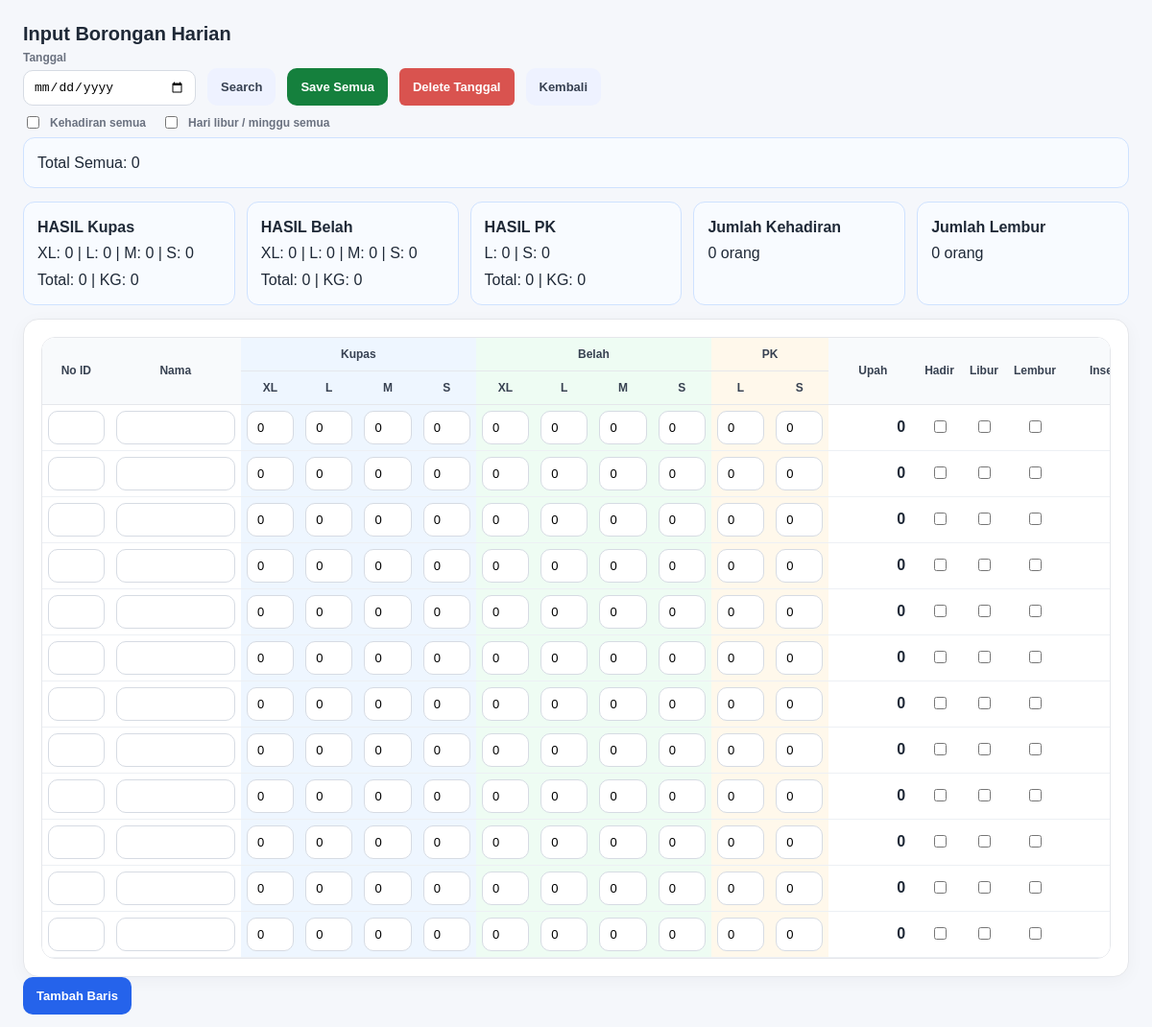
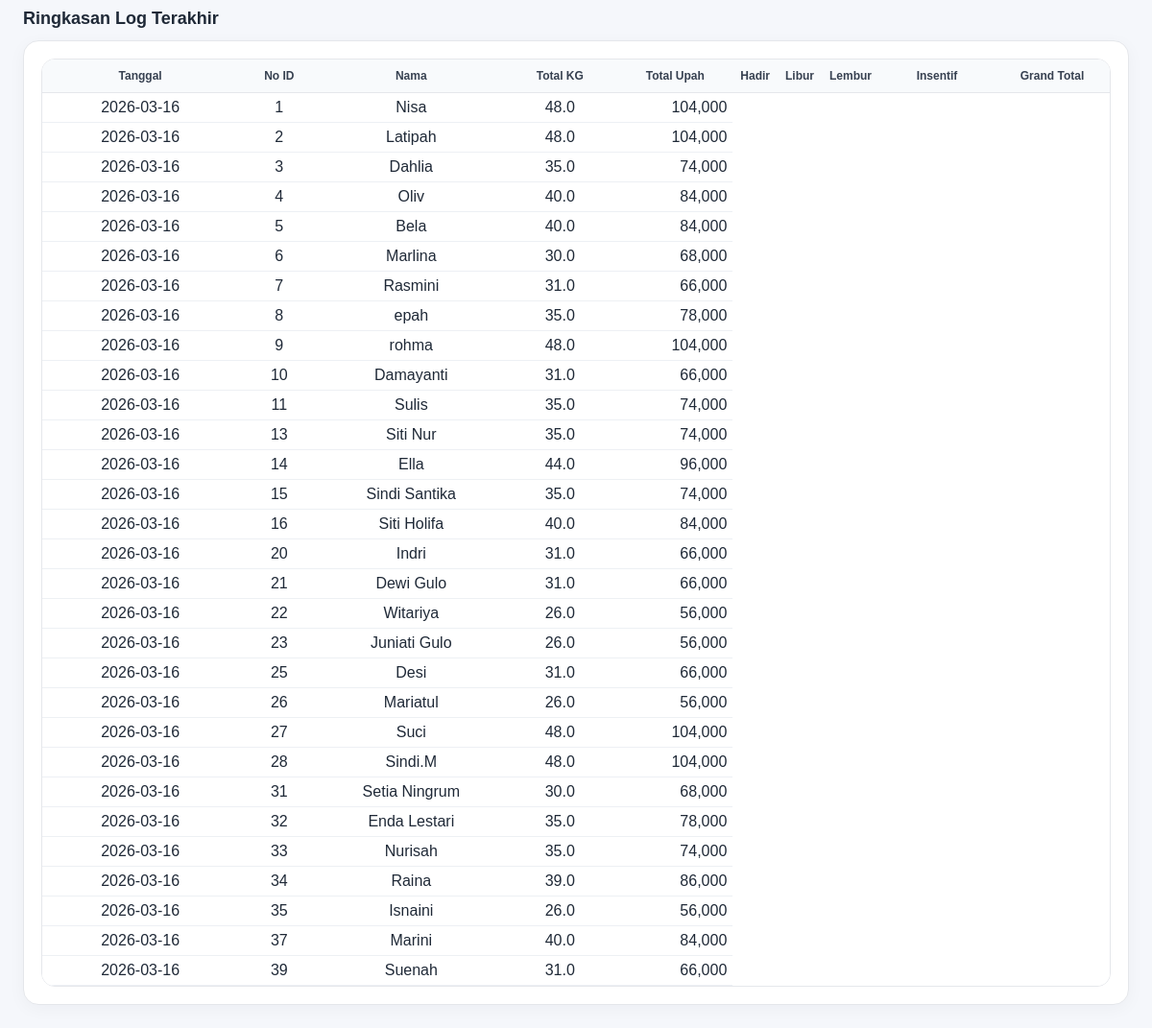
The app's page /karyawan/borongan with its own data (2 pictures, top to bottom).
### tables this page shows
CREATE TABLE borongan_logs (
                        id INTEGER PRIMARY KEY AUTOINCREMENT,
                        tanggal TEXT NOT NULL,
                        no_id TEXT NOT NULL,
                        nama TEXT NOT NULL,
                    
                        kupas_xl_koin REAL NOT NULL DEFAULT 0,
                        kupas_l_koin REAL NOT NULL DEFAULT 0,
                        kupas_m_koin REAL NOT NULL DEFAULT 0,
                        kupas_s_koin REAL NOT NULL DEFAULT 0,
                    
                        belah_xl_koin REAL NOT NULL DEFAULT 0,
                        belah_l_koin REAL NOT NULL DEFAULT 0,
                        belah_m_koin REAL NOT NULL DEFAULT 0,
                        belah_s_koin REAL NOT NULL DEFAULT 0,
                    
                        pk_l_kg REAL NOT NULL DEFAULT 0,
                        pk_s_kg REAL NOT NULL DEFAULT 0,
                    
                        kupas_xl_kg REAL NOT NULL DEFAULT 0,
                        kupas_l_kg REAL NOT NULL DEFAULT 0,
                        kupas_m_kg REAL NOT NULL DEFAULT 0,
                        kupas_s_kg REAL NOT NULL DEFAULT 0,
                    
                        belah_xl_kg REAL NOT NULL DEFAULT 0,
                        belah_l_kg REAL NOT NULL DEFAULT 0,
                        belah_m_kg REAL NOT NULL DEFAULT 0,
                        belah_s_kg REAL NOT NULL DEFAULT 0,
                    
                        pk_l_kg_final REAL NOT NULL DEFAULT 0,
                        pk_s_kg_final REAL NOT NULL DEFAULT 0,
                    
                        rate_kupas_xl REAL NOT NULL DEFAULT 0,
                        rate_kupas_l REAL NOT NULL DEFAULT 0,
                        rate_kupas_m REAL NOT NULL DEFAULT 0,
                        rate_kupas_s REAL NOT NULL DEFAULT 0,
                    
                        rate_belah_xl REAL NOT NULL DEFAULT 0,
                        rate_belah_l REAL NOT NULL DEFAULT 0,
                        rate_belah_m REAL NOT NULL DEFAULT 0,
                        rate_belah_s REAL NOT NULL DEFAULT 0,
                    
                        rate_pk_l REAL NOT NULL DEFAULT 0,
                        rate_pk_s REAL NOT NULL DEFAULT 0,
                    
                        subtotal_kupas_xl REAL NOT NULL DEFAULT 0,
                        subtotal_kupas_l REAL NOT NULL DEFAULT 0,
                        subtotal_kupas_m REAL NOT NULL DEFAULT 0,
                        subtotal_kupas_s REAL NOT NULL DEFAULT 0,
                    
                        subtotal_belah_xl REAL NOT NULL DEFAULT 0,
                        subtotal_belah_l REAL NOT NULL DEFAULT 0,
                        subtotal_belah_m REAL NOT NULL DEFAULT 0,
                        subtotal_belah_s REAL NOT NULL DEFAULT 0,
                    
                        subtotal_pk_l REAL NOT NULL DEFAULT 0,
                        subtotal_pk_s REAL NOT NULL DEFAULT 0,
                    
                        total_kg REAL NOT NULL DEFAULT 0,
                        total_upah REAL NOT NULL DEFAULT 0,
                    
                        created_at TEXT NOT NULL DEFAULT CURRENT_TIMESTAMP,
                        updated_at TEXT NOT NULL DEFAULT CURRENT_TIMESTAMP, hadir INTEGER NOT NULL DEFAULT 0, hari_libur INTEGER NOT NULL DEFAULT 0, lembur INTEGER NOT NULL DEFAULT 0, insentif_kehadiran REAL NOT NULL DEFAULT 0, insentif_libur REAL NOT NULL DEFAULT 0, insentif_lembur REAL NOT NULL DEFAULT 0, total_insentif REAL NOT NULL DEFAULT 0, grand_total REAL NOT NULL DEFAULT 0,
                    
                        UNIQUE (tanggal, no_id)
                    );

### karyawan/routes.py (the view)
@karyawan_bp.route("/borongan", methods=["GET"])
def borongan_index():
    conn = get_conn()
    setting_rows = conn.execute("""
        SELECT kode, nilai
        FROM payroll_settings
        WHERE aktif = 1
    """).fetchall()
    setting_map = {r["kode"]: float(r["nilai"] or 0) for r in setting_rows}
    rates = conn.execute("""
        SELECT
            wt.kode AS work_kode,
            s.kode AS size_kode,
            wr.harga_per_kg
        FROM work_rates wr
        JOIN work_types wt ON wt.id = wr.work_type_id
        JOIN sizes s ON s.id = wr.size_id
        WHERE wr.aktif = 1
        ORDER BY wt.kode, s.urutan
    """).fetchall()
    rate_map = {}
    for r in rates:
        key = f"{r['work_kode']}_{r['size_kode']}"
        rate_map[key] = float(r["harga_per_kg"] or 0)
    recent_summary = conn.execute("""
        SELECT
            tanggal,
            no_id,
            nama,
            total_kg,
            total_upah
        FROM borongan_logs
        ORDER BY tanggal DESC, CAST(no_id AS INTEGER), no_id
        LIMIT 30
    """).fetchall()
    conn.close()
    return render_template(
        "karyawan/borongan.html",
        rate_map_json=json.dumps(rate_map),setting_map_json=json.dumps(setting_map),
        recent_summary=recent_summary
    )

### helpers/db.py (called while the page is built)
def get_conn():
    conn = sqlite3.connect(DB_PATH, timeout=30)
    conn.row_factory = sqlite3.Row
    conn.execute("PRAGMA foreign_keys = ON;")
    conn.execute("PRAGMA journal_mode = WAL;")
    return conn

### karyawan/templates/karyawan/borongan.html (shortened to what this page needs)
<!DOCTYPE html>
<html>
<head>
</head>
<body>
<div class="page-wrap">
    <div class="page-title">Input Borongan Harian</div>
    <div class="topbar">
    <div class="field-group">
        <label for="tanggal">Tanggal</label>
        <input type="date" id="tanggal">
    </div>
        <button type="button" class="btn btn-link" id="btnSearch">Search</button>
        <button type="button" class="btn btn-save" id="btnSaveAll">Save Semua</button>
        <button type="button" class="btn btn-danger" id="btnDeleteTanggal">Delete Tanggal</button>
         <a class="btn btn-link" href="{{ url_for('karyawan.karyawan_index') }}">Kembali</a>
    </div>
<div class="field-group" style="display:flex; gap:16px; align-items:center; margin-top:8px;">
    <label style="display:flex; align-items:center; gap:8px;">
        <input type="checkbox" id="checkHadirSemua">
        Kehadiran semua
    </label>
    <label style="display:flex; align-items:center; gap:8px;">
        <input type="checkbox" id="checkLiburSemua">
        Hari libur / minggu semua
    </label>
</div>
        <div class="hasil-item">
            Total Semua: <span id="grandTotal">0</span>
        </div>
    </div>
<div class="hasil-summary-grid">
<div class="hasil-item">
    <strong>HASIL Kupas</strong><br>
    XL: <span id="sumKupasXL">0</span> |
    L: <span id="sumKupasL">0</span> |
    M: <span id="sumKupasM">0</span> |
    S: <span id="sumKupasS">0</span><br>
    Total: <span id="sumKupasTotal">0</span> |
    KG: <span id="sumKupasKG">0</span>
</div>
    <div class="hasil-item">
    <strong>HASIL Belah</strong><br>
    XL: <span id="sumBelahXL">0</span> |
    L: <span id="sumBelahL">0</span> |
    M: <span id="sumBelahM">0</span> |
    S: <span id="sumBelahS">0</span><br>
    Total: <span id="sumBelahTotal">0</span> |
    KG: <span id="sumBelahKG">0</span>
</div>
    <div class="hasil-item">
        <strong>HASIL PK</strong><br>
        L: <span id="sumPKL">0</span> |
        S: <span id="sumPKS">0</span>
        <br>
        Total: <span id="sumPKTotal">0</span>
        | KG: <span id="sumPKKG">0</span>
    </div>
    <div class="hasil-item">
        <strong>Jumlah Kehadiran</strong><br>
        <span id="sumHadirOrang">0</span> orang
    </div>
    <div class="hasil-item">
        <strong>Jumlah Lembur</strong><br>
        <span id="sumLemburOrang">0</span> orang
    </div>
</div>
<div class="card grid-card">
    <div class="table-wrap">
        <table id="gridTable">
            <thead>
                <tr>
                    <th rowspan="2" class="col-noid">No ID</th>
                    <th rowspan="2" class="col-nama">Nama</th>
                    <th colspan="4" class="kupas">Kupas</th>
                    <th colspan="4" class="belah">Belah</th>
                    <th colspan="2" class="pk">PK</th>
                    <th rowspan="2" class="col-total">Upah</th>
                    <th rowspan="2" class="col-box">Hadir</th>
                    <th rowspan="2" class="col-box">Libur</th>
                    <th rowspan="2" class="col-box">Lembur</th>
                    <th rowspan="2" class="col-total">Insentif</th>
                </tr>
                <tr>
                    <th class="col-small kupas">XL</th>
                    <th class="col-small kupas">L</th>
                    <th class="col-small kupas">M</th>
                    <th class="col-small kupas">S</th>
                    <th class="col-small belah">XL</th>
                    <th class="col-small belah">L</th>
                    <th class="col-small belah">M</th>
                    <th class="col-small belah">S</th>
                    <th class="col-small pk">L</th>
                    <th class="col-small pk">S</th>
                </tr>
            </thead>
            <tbody id="gridBody"></tbody>
        </table>
    </div>
</div>
        <button type="button" class="btn btn-add" id="btnAddRow">Tambah Baris</button>
            <div class="section-title">Ringkasan Log Terakhir</div>
<div class="card">
    <div class="mini-table-wrap">
        <table>
            <thead>
                <tr>
                    <th class="col-date">Tanggal</th>
                    <th class="col-noid">No ID</th>
                    <th class="col-nama">Nama</th>
                    <th class="col-total">Total KG</th>
                    <th class="col-total">Total Upah</th>
                    <th class="col-box">Hadir</th>
                    <th class="col-box">Libur</th>
                    <th class="col-box">Lembur</th>
                    <th class="col-total">Insentif</th>
                    <th class="col-total">Grand Total</th>
                </tr>
            </thead>
            <tbody>
                    {% for row in recent_summary %}
                    <tr>
                        <td>{{ row.tanggal }}</td>
                        <td>{{ row.no_id }}</td>
                        <td>{{ row.nama }}</td>
                        <td>{{ row.total_kg }}</td>
                        <td class="right">{{ "{:,.0f}".format(row.total_upah or 0) }}</td>
                    </tr>
                    {% endfor %}
                </tbody>
            </table>
        </div>
    </div>
</body>
</html>

### karyawan/templates/karyawan/borongan.html (style rules this page uses)
:root { --bg: #f5f7fb; --card: #ffffff; --border: #e5e7eb; --text: #1f2937; --muted: #6b7280; --kupas: #eef6ff; --belah: #eefcf3; --pk: #fff8eb; --total: white; --primary: #2563eb; --primary-dark: #1d4ed8; --success: #15803d; --success-dark: #166534; --danger: #dc2626; }
* { box-sizing: border-box; }
body { font-family: Arial, sans-serif; background: var(--bg); color: var(--text); margin: 0; padding: 24px; }
.page-wrap { max-width: 1500px; margin: 0 auto; }
.page-title { font-size: 20px; font-weight: 700; margin-bottom: 6px; }
.card { background: var(--card); border: 1px solid var(--border); border-radius: 16px; padding: 18px; box-shadow: 0 4px 18px rgba(15, 23, 42, 0.04); }
.topbar { display: flex; gap: 12px; align-items: end; flex-wrap: wrap; }
.field-group label { display: block; font-size: 12px; font-weight: 600; color: var(--muted); margin-bottom: 6px; }
.field-group input[type="date"] { min-width: 180px; }
input[type="text"], input[type="number"], input[type="date"], select, textarea { width: 100%; padding: 9px 10px; border: 1px solid #d6dbe3; border-radius: 10px; outline: none; background: white; transition: 0.15s ease; font-size: 13px; }
.btn { border: none; border-radius: 10px; padding: 10px 14px; font-size: 13px; font-weight: 600; cursor: pointer; text-decoration: none; display: inline-flex; align-items: center; justify-content: center; min-height: 39px; }
.btn-danger { background: #d9534f; color: white; border-radius: 6px; padding: 8px 14px; }
.btn-add { background: var(--primary); color: white; }
.btn-save { background: var(--success); color: white; }
.btn-link { background: #eef2ff; color: #374151; }
.grid-card { overflow: hidden; }
.table-wrap { overflow-x: auto; border-radius: 14px; border: 1px solid var(--border); }
table { width: 100%; border-collapse: separate; border-spacing: 0; min-width: 1320px; background: white; }
thead th { position: sticky; top: 0; z-index: 2; background: #f8fafc; color: #374151; font-size: 12px; font-weight: 700; border-bottom: 1px solid var(--border); padding: 10px 8px; text-align: center; white-space: nowrap; }
tbody td { border-bottom: 1px solid #edf0f4; padding: 6px; text-align: center; background: white; }
.kupas { background: var(--kupas) !important; }
.belah { background: var(--belah) !important; }
.pk { background: var(--pk) !important; }
.section-title { font-size: 18px; font-weight: 700; margin: 22px 0 12px; }
.right { text-align: right; }
.mini-table-wrap { overflow-x: auto; border-radius: 14px; border: 1px solid var(--border); background: white; }
.mini-table-wrap table { min-width: 700px; }
.hasil-summary-grid { display:grid; grid-template-columns: repeat(auto-fit, minmax(220px, 1fr)); gap:12px; margin:14px 0; }
.hasil-item { background:#f8fbff; border:1px solid #cfe2ff; width : 40 px; border-radius:12px; padding:12px 14px; line-height:1.7; }
.mini-table-wrap th { background: #f8fafc; }
.col-box { width : 30px; }
.col-noid { width: 85px; }
.col-nama { width: 190px; }
.col-small { width: 78px; }
.col-total { width: 120px; }

### records on screen
borongan_logs: tanggal "2026-03-16", no_id "1", nama "Nisa", total_kg "48.0", total_upah "104,000"
borongan_logs: tanggal "2026-03-16", no_id "2", nama "Latipah", total_kg "48.0", total_upah "104,000"
borongan_logs: tanggal "2026-03-16", no_id "3", nama "Dahlia", total_kg "35.0", total_upah "74,000"
borongan_logs: tanggal "2026-03-16", no_id "4", nama "Oliv", total_kg "40.0", total_upah "84,000"
borongan_logs: tanggal "2026-03-16", no_id "5", nama "Bela", total_kg "40.0", total_upah "84,000"
borongan_logs: tanggal "2026-03-16", no_id "6", nama "Marlina", total_kg "30.0", total_upah "68,000"
borongan_logs: tanggal "2026-03-16", no_id "7", nama "Rasmini", total_kg "31.0", total_upah "66,000"
borongan_logs: tanggal "2026-03-16", no_id "8", nama "epah", total_kg "35.0", total_upah "78,000"
borongan_logs: tanggal "2026-03-16", no_id "9", nama "rohma", total_kg "48.0", total_upah "104,000"
borongan_logs: tanggal "2026-03-16", no_id "10", nama "Damayanti", total_kg "31.0", total_upah "66,000"
borongan_logs: tanggal "2026-03-16", no_id "11", nama "Sulis", total_kg "35.0", total_upah "74,000"
borongan_logs: tanggal "2026-03-16", no_id "13", nama "Siti Nur", total_kg "35.0", total_upah "74,000"
borongan_logs: tanggal "2026-03-16", no_id "14", nama "Ella", total_kg "44.0", total_upah "96,000"
borongan_logs: tanggal "2026-03-16", no_id "15", nama "Sindi Santika", total_kg "35.0", total_upah "74,000"
borongan_logs: tanggal "2026-03-16", no_id "16", nama "Siti Holifa", total_kg "40.0", total_upah "84,000"
borongan_logs: tanggal "2026-03-16", no_id "20", nama "Indri", total_kg "31.0", total_upah "66,000"
borongan_logs: tanggal "2026-03-16", no_id "21", nama "Dewi Gulo", total_kg "31.0", total_upah "66,000"
borongan_logs: tanggal "2026-03-16", no_id "22", nama "Witariya", total_kg "26.0", total_upah "56,000"
borongan_logs: tanggal "2026-03-16", no_id "23", nama "Juniati Gulo", total_kg "26.0", total_upah "56,000"
borongan_logs: tanggal "2026-03-16", no_id "25", nama "Desi", total_kg "31.0", total_upah "66,000"
borongan_logs: tanggal "2026-03-16", no_id "26", nama "Mariatul", total_kg "26.0", total_upah "56,000"
borongan_logs: tanggal "2026-03-16", no_id "27", nama "Suci", total_kg "48.0", total_upah "104,000"
borongan_logs: tanggal "2026-03-16", no_id "28", nama "Sindi.M", total_kg "48.0", total_upah "104,000"
borongan_logs: tanggal "2026-03-16", no_id "31", nama "Setia Ningrum", total_kg "30.0", total_upah "68,000"
borongan_logs: tanggal "2026-03-16", no_id "32", nama "Enda Lestari", total_kg "35.0", total_upah "78,000"
borongan_logs: tanggal "2026-03-16", no_id "33", nama "Nurisah", total_kg "35.0", total_upah "74,000"
borongan_logs: tanggal "2026-03-16", no_id "34", nama "Raina", total_kg "39.0", total_upah "86,000"
borongan_logs: tanggal "2026-03-16", no_id "35", nama "Isnaini", total_kg "26.0", total_upah "56,000"
borongan_logs: tanggal "2026-03-16", no_id "37", nama "Marini", total_kg "40.0", total_upah "84,000"
borongan_logs: tanggal "2026-03-16", no_id "39", nama "Suenah", total_kg "31.0", total_upah "66,000"
